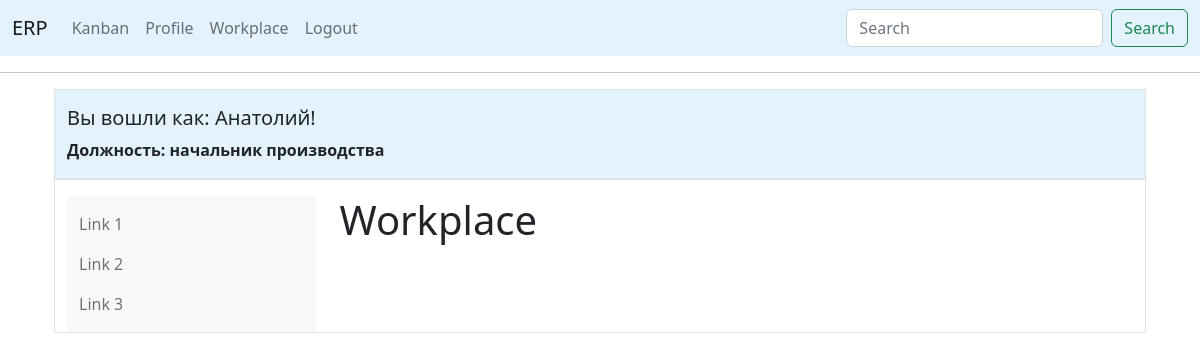
The page /workplace (signed in) on the database as committed earlier.
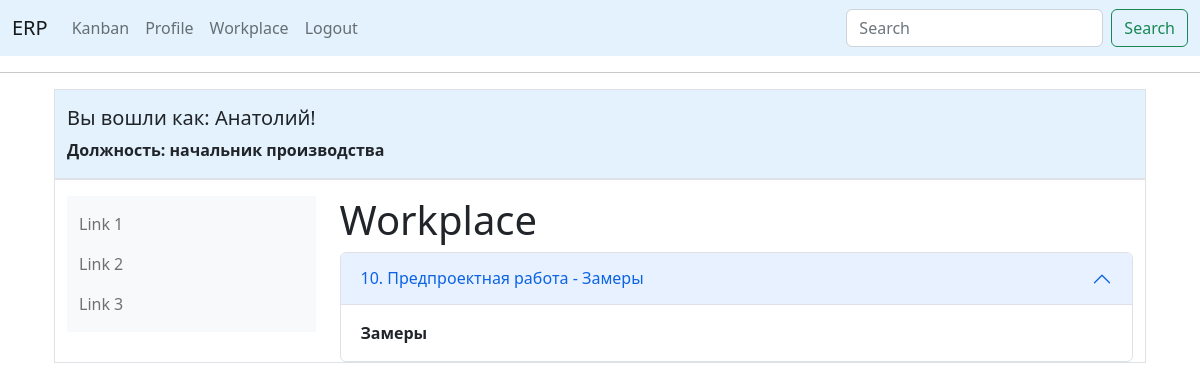
The same page on the database as committed later.
### app/models.py (models this page shows, shortened)
class User(UserMixin, db.Model):
    id = db.Column(db.Integer, primary_key=True)
    first_name = db.Column(db.String(150), index=True)
    last_name = db.Column(db.String(150), index=True)
    phone = db.Column(db.String(120), index=True, unique=True)
    username = db.Column(db.String(64), index=True, unique=True)
    password_hash = db.Column(db.String(128))
    specialization_id = db.Column(db.Integer, db.ForeignKey('specialization.id'), nullable=False)
    posts = db.relationship('Post', backref='author', lazy='dynamic')
    followed = db.relationship(
        'User', secondary=followers,
        primaryjoin=(followers.c.follower_id == id),
        secondaryjoin=(followers.c.followed_id == id),
        backref=db.backref('followers', lazy='dynamic'), lazy='dynamic')

class Specialization(db.Model):
    id = db.Column(db.Integer, primary_key=True)
    job_departmet = db.Column(db.String(200), index=True)
    job_title = db.Column(db.String(150), index=True, unique=True)
    users = db.relationship('User', backref='employee',
                            lazy=True)  # this is not a table field, the code sets the relation of the specialization

class PreProduct(db.Model):
    id = db.Column(db.Integer, primary_key=True)
    number_order_client = db.Column(db.Integer, db.ForeignKey('order_client.id'), nullable=False)
    work_type = db.Column(db.Integer, db.ForeignKey('works.id'), nullable=False)
    set_worker = db.Column(db.Integer, db.ForeignKey('user.id'))
    work = db.relationship('Works', backref='work', lazy='subquery')
    worker = db.relationship('User', backref='worker', lazy='subquery')

class Works(db.Model):
    id = db.Column(db.Integer, primary_key=True)
    work_title = db.Column(db.String(150))
    work_type = db.Column(db.String(150))

### app/routes.py (the view)
@app.route('/workplace', methods=['GET', 'POST'])
@login_required
def workplace():
    order_manufacture = PreProduct.query.filter_by(set_worker=current_user.id).all()
    return render_template("workplace.html", title='Workplace', order_manufacture=order_manufacture)

### app/models.py (called while the page is built)
@login.user_loader
def load_user(id):
    return User.query.get(int(id))

### app/templates/workplace.html
{% if current_user.specialization_id is ne(2)%}
{% extends "base_bootstrap.html" %}
{% else %}
{% extends "base.html" %}
{% endif %}
{% block content %}
<h1>Workplace</h1>
{% for order in order_manufacture %}
<div class="accordion" id="accordionPanelsStayOpenExample">
  <div class="accordion-item">
    <h2 class="accordion-header" id="panelsStayOpen-headingOne">
      <button class="accordion-button" type="button" data-bs-toggle="collapse" data-bs-target="#panelsStayOpen-collapseOne" aria-expanded="true" aria-controls="panelsStayOpen-collapseOne">
        {{order.id}}. {{order.work.work_title}} - {{order.work.work_type}}
      </button>
    </h2>
    <div id="panelsStayOpen-collapseOne" class="accordion-collapse collapse show" aria-labelledby="panelsStayOpen-headingOne">
      <div class="accordion-body">
        <strong>{{order.work.work_type}}</strong>
      </div>
    </div>
  </div>
</div>
{% endfor%}
{% endblock %}

### app/templates/base_bootstrap.html (shortened to what this page needs)
<!doctype html>
<html>
<link href="https://cdn.jsdelivr.net/npm/bootstrap@5.2.3/dist/css/bootstrap.min.css" rel="stylesheet"
>
<head>
    <nav class="navbar navbar-expand-lg bg-body-tertiary" style="background-color: #e3f2fd;">
        <div class="container-fluid">
            <a class="navbar-brand" href="{{ url_for('index') }}">ERP</a>
            <div class="collapse navbar-collapse" id="navbarSupportedContent">
                <ul class="navbar-nav me-auto mb-2 mb-lg-0">
                    {% if current_user.is_anonymous %}
                    <li class="nav-item">
                        <a class="nav-link active" aria-current="page" href="{{ url_for('index') }}">Home</a>
                    </li>
                    <li class="nav-item">
                        <a class="nav-link" href="{{ url_for('login') }}">Login</a>
                    </li>
                    {% else %}
                    <li class="nav-item">
                        <a class="nav-link" href="{{ url_for('kanban') }}">Kanban</a>
                    </li>
                    <li class="nav-item">
                        <a class="nav-link" href="{{ url_for('user', username=current_user.username) }}">Profile</a>
                    </li>
                    <li class="nav-item">
                        <a class="nav-link" href="{{ url_for('workplace') }}">Workplace</a>
                    </li>
                    <li class="nav-item">
                        <a class="nav-link" href="{{ url_for('logout') }}">Logout</a>
                    </li>
                </ul>
                <form class="d-flex" role="search">
                    <input class="form-control me-2" type="search" placeholder="Search" aria-label="Search">
                    <button class="btn btn-outline-success" type="submit">Search</button>
                </form>
                {% endif %}
            </div>
        </div>
    </nav>
    <hr>
    <div class="container mt-3">
    <div class="container mt-3">
</head>
<body>
<div class="container-sm pt-3 border " style="background-color: #e3f2fd">
    <div>
        {% if current_user.is_authenticated %}
        <h5> Вы вошли как: {{ current_user.first_name }}!</h5>
        <p><strong>Должность: {{current_user.employee.job_title}}</strong></p>
        {% endif %}
    </div>
</div>
<div class="container-sm pt-3 border ">
    <div class="row">
        <div class="col-sm-3">
            <nav class="navbar bg-light">
                <div class="container-fluid">
                    <ul class="navbar-nav">
                        <li class="nav-item">
                            <a class="nav-link" href="#">Link 1</a>
                        </li>
                        <li class="nav-item">
                            <a class="nav-link" href="#">Link 2</a>
                        </li>
                        <li class="nav-item">
                            <a class="nav-link" href="#">Link 3</a>
                        </li>
                    </ul>
                </div>
            </nav>
        </div>
        <div class="col-sm-9">
            {% block content %}{% endblock %}
        </div>
    </div>
</div>
</body>
</html>

Rows that differ between the two databases and show on the page:
now on this page (row edited): PreProduct: id "10", work.work_title "Предпроектная работа", work.work_type "Замеры"
